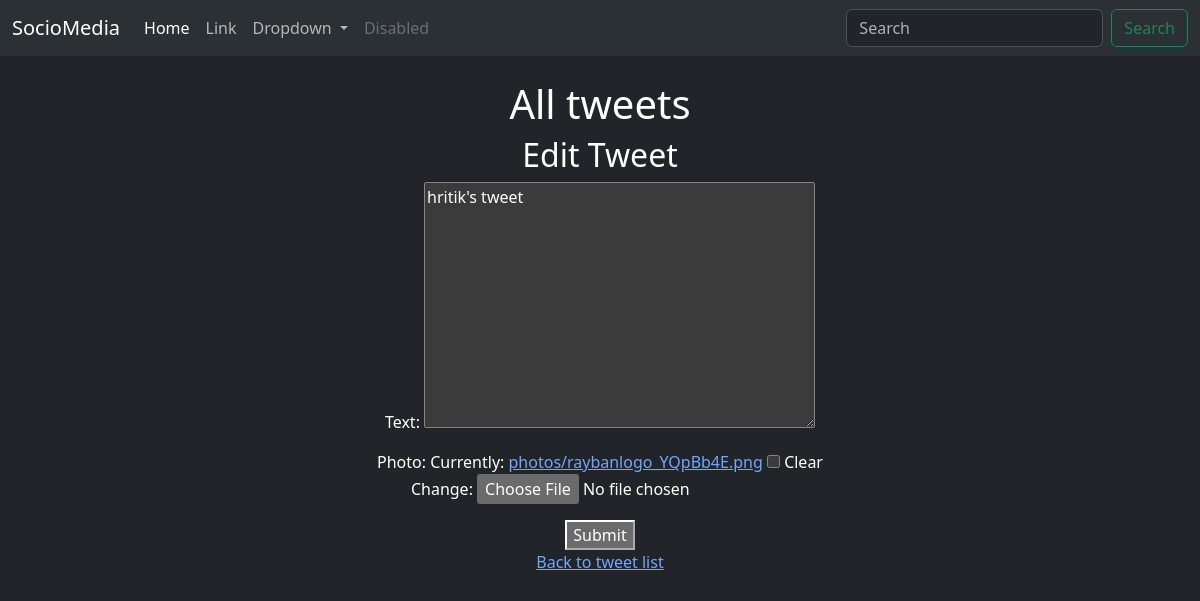
The app's page /twitter/2/edit/ (signed in), older data.
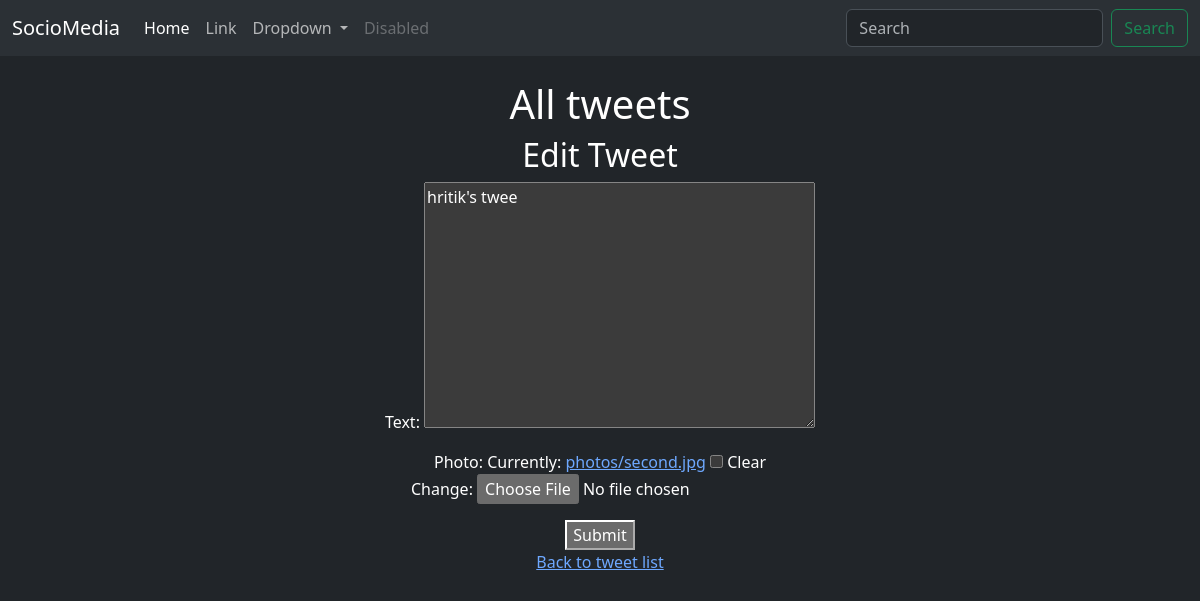
The same page, newer data.
### twitter/models.py (models this page shows, shortened)
class Tweet(models.Model):
    user = models.ForeignKey(User, on_delete=models.CASCADE)
    text = models.TextField(max_length=500)
    photo = models.ImageField(upload_to='photos/', blank=True, null=True)
    created_at = models.DateTimeField(auto_now_add=True)
    updated_at = models.DateTimeField(auto_now=True)

### twitter/views.py (the view)
# urls.py: path('<int:tweet_id>/edit/', views.tweet_edit, name='tweet_edit'),
@login_required
def tweet_edit(request, tweet_id):
    tweet = get_object_or_404(Tweet, pk=tweet_id ,user=request.user)
    if request.method == 'POST':
        form = TweetForm(request.POST, request.FILES, instance=tweet)
        if form.is_valid():
            tweet.user = request.user
            tweet.save()
            return redirect('tweet_list')
    else:
        form = TweetForm(instance=tweet)
    return render(request, 'tweet_form.html', {'form': form})

### twitter/forms.py
class TweetForm(forms.ModelForm):
    class Meta:
        model = Tweet
        fields = ['text','photo']

### twitter/templates/tweet_form.html (shortened to what this page needs)
{% extends "layout.html" %}
{% block content %}
<h1>All tweets</h1>
<h2>{% if form.instance.pk %}
    Edit Tweet</h2>
{% else %}
create Tweet
{% endif%}
<form method="post" enctype="multipart/form-data" class="form">
    {{form.as_p}}
    <button calss="btn btn-warning" type="submit">Submit</button>
</form>
<a href="{% url 'tweet_list' %}">Back to tweet list</a>
{% endblock %}

### templates/layout.html (shortened to what this page needs)
{% load static %}
<!DOCTYPE html>
<html lang="en" data-bs-theme="dark">
<head>
    <link href="https://cdn.jsdelivr.net/npm/bootstrap@5.3.3/dist/css/bootstrap.min.css" rel="stylesheet"
>
</head>
<body >
<nav class="navbar navbar-expand-lg bg-body-tertiary">
    <div class="container-fluid">
        <a class="navbar-brand" href="#">SocioMedia</a>
        <div class="collapse navbar-collapse" id="navbarSupportedContent">
            <ul class="navbar-nav me-auto mb-2 mb-lg-0">
                <li class="nav-item">
                    <a class="nav-link active" aria-current="page" href="#">Home</a>
                </li>
                <li class="nav-item">
                    <a class="nav-link" href="#">Link</a>
                </li>
                <li class="nav-item dropdown">
                    <a class="nav-link dropdown-toggle" href="#" role="button" data-bs-toggle="dropdown"
                       aria-expanded="false">
                        Dropdown
                    </a>
                </li>
                <li class="nav-item">
                    <a class="nav-link disabled" aria-disabled="true">Disabled</a>
                </li>
            </ul>
            <form class="d-flex" role="search">
                <input class="form-control me-2" type="search" placeholder="Search" aria-label="Search">
                <button class="btn btn-outline-success" type="submit">Search</button>
            </form>
        </div>
    </div>
</nav>
<div class="container text-white text-center mt-4">
    {% block content %}
    {% endblock %}
</div>
</body>
</html>

Row changes from the older to the newer data that the page shows:
changed Tweet: text "hritik's tweet" → "hritik's twee"
Text that changed along with them:
text no longer shown: "Text: Photo: Currently: photos/raybanlogo_YQpBb4E.png Clear Change:"
text now shown: "Text: Photo: Currently: photos/second.jpg Clear Change:"
